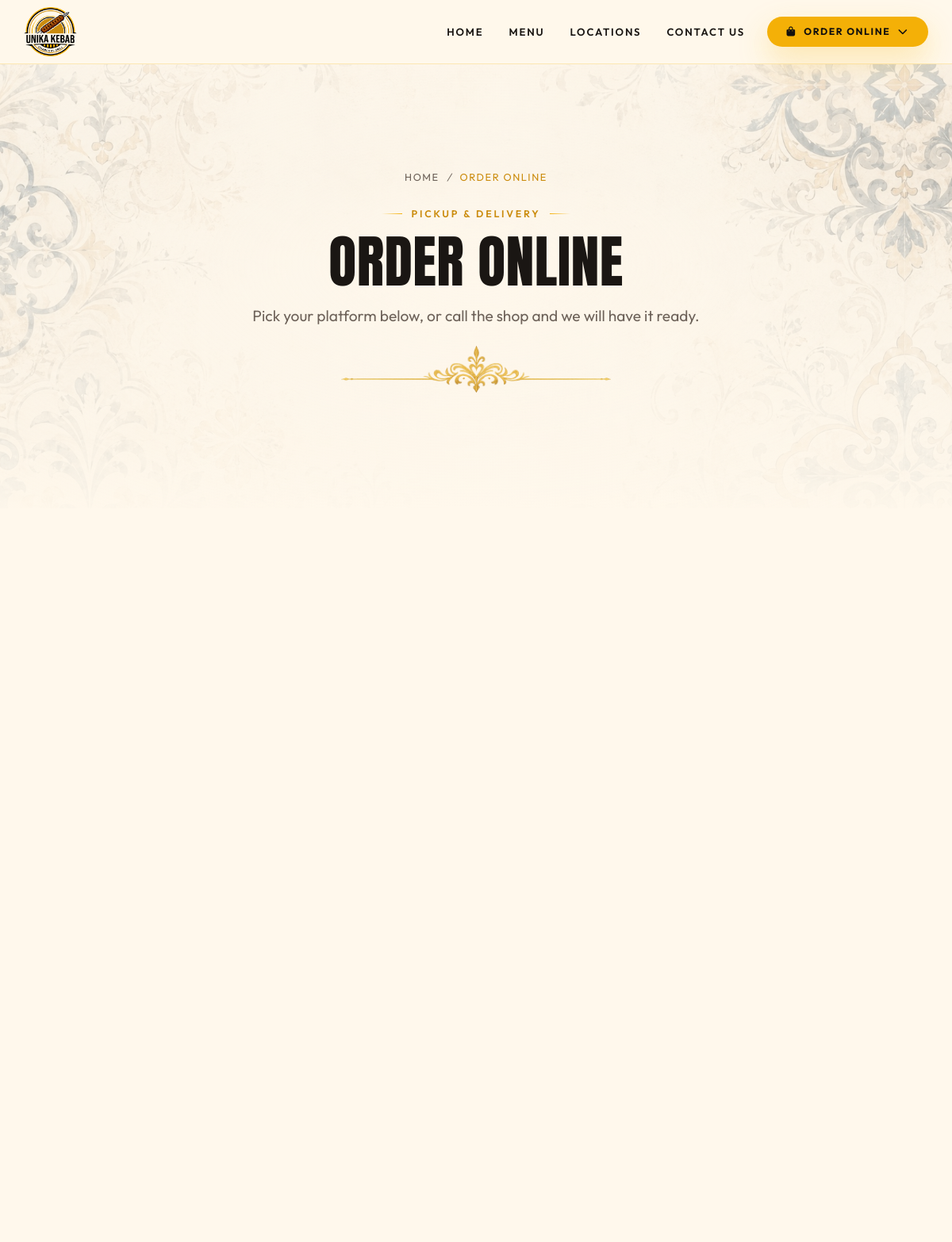
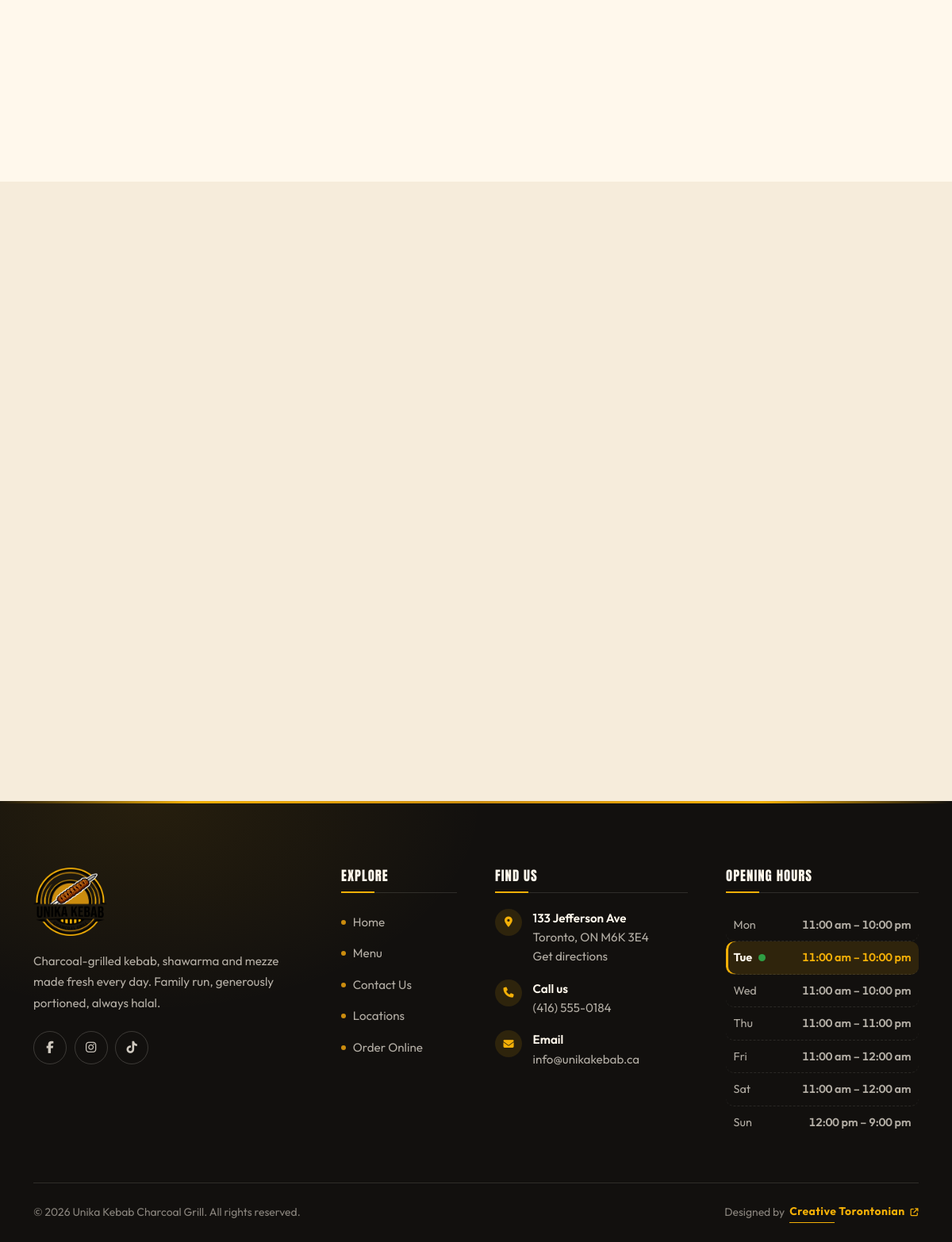
The app's page /order.php with its own data (2 pictures, top to bottom).
### tables this page shows
CREATE TABLE store (
  id            INT AUTO_INCREMENT PRIMARY KEY,
  name          VARCHAR(150) NOT NULL DEFAULT 'Unika Kebab',
  tagline       VARCHAR(200) NULL,
  address_line1 VARCHAR(200) NULL,
  address_line2 VARCHAR(200) NULL,
  city          VARCHAR(100) NULL,
  province      VARCHAR(100) NULL,
  postal_code   VARCHAR(20)  NULL,
  country       VARCHAR(100) NULL DEFAULT 'Canada',
  phone         VARCHAR(40)  NULL,
  whatsapp      VARCHAR(40)  NULL,
  email         VARCHAR(150) NULL,
  latitude      DECIMAL(10,7) NULL,
  longitude     DECIMAL(10,7) NULL,
  map_zoom      TINYINT NOT NULL DEFAULT 16,
  directions_note TEXT NULL,
  parking_note  TEXT NULL,
  photo         VARCHAR(255) NULL,
  facebook      VARCHAR(255) NULL,
  instagram     VARCHAR(255) NULL,
  twitter       VARCHAR(255) NULL,
  tiktok        VARCHAR(255) NULL,
  youtube       VARCHAR(255) NULL,
  updated_at    TIMESTAMP NOT NULL DEFAULT CURRENT_TIMESTAMP ON UPDATE CURRENT_TIMESTAMP
);

### includes/functions.php (called while the page is built, shortened)
<?php
function e($value): string
{
    return htmlspecialchars((string)$value, ENT_QUOTES | ENT_SUBSTITUTE, 'UTF-8');
}
function clean_path(string $path): string
{
    $cut    = strcspn($path, '?#');
    $suffix = substr($path, $cut);
    $path   = substr($path, 0, $cut);
    if (substr_compare($path, '.php', -4, 4, true) === 0) {
        $path = substr($path, 0, -4);
        $path = preg_replace('#(^|/)index$#i', '$1', $path);
    }
    return $path . $suffix;
}
function url(string $path = ''): string
{
    if (preg_match('#^(https?:|mailto:|tel:|//|\#)#i', $path)) {
        return $path;
    }
    return BASE_URL . '/' . ltrim(clean_path($path), '/');
}
function img(?string $path, string $fallback = 'assets/img/placeholder.svg'): string
{
    $path = trim((string)$path);
    return url($path);
}
function phone_href(?string $phone): string
{
    $digits = preg_replace('/[^0-9+]/', '', (string)$phone);
    return 'tel:' . $digits;
}
function setting(string $key, string $default = ''): string
{
    static $cache = null;
    if ($cache === null) {
        $cache = [];
        foreach (db_all('SELECT setting_key, setting_value FROM settings') as $row) {
            $cache[$row['setting_key']] = (string)$row['setting_value'];
        }
    }
    $value = $cache[$key] ?? null;
    return ($value === null || $value === '') ? $default : $value;
}
function store(): array
{
    static $store = null;
    if ($store === null) {
        $store = db_one('SELECT * FROM store WHERE id = 1') ?? [];
    }
    return $store;
}
function store_address(string $separator = ', '): string
{
    $s     = store();
    $parts = array_filter([
        $s['address_line1'] ?? '',
        $s['address_line2'] ?? '',
        $s['city'] ?? '',
        trim(($s['province'] ?? '') . ' ' . ($s['postal_code'] ?? '')),
        $s['country'] ?? '',
    ], fn($p) => trim((string)$p) !== '');
    return implode($separator, $parts);
}
function store_map_share_url(string $fallback = ''): string
{
    $url    = trim(setting('store_map_share_url'));
    return $fallback;
}
function store_socials(): array
{
    $s   = store();
    $map = [
        'facebook'  => ['Facebook',  'fa-brands fa-facebook-f'],
        'instagram' => ['Instagram', 'fa-brands fa-instagram'],
        'twitter'   => ['X',         'fa-brands fa-x-twitter'],
        'tiktok'    => ['TikTok',    'fa-brands fa-tiktok'],
        'youtube'   => ['YouTube',   'fa-brands fa-youtube'],
    ];
    $out = [];
    foreach ($map as $key => [$label, $icon]) {
        if (!empty($s[$key])) {
            $out[] = ['key' => $key, 'label' => $label, 'icon' => $icon, 'url' => $s[$key]];
        }
    }
    return $out;
}
function day_names(bool $short = false): array
{
    return $short
        ? ['Mon', 'Tue', 'Wed', 'Thu', 'Fri', 'Sat', 'Sun']
        : ['Monday', 'Tuesday', 'Wednesday', 'Thursday', 'Friday', 'Saturday', 'Sunday'];
}
function store_hours(): array
{
    static $hours = null;
    if ($hours === null) {
        $hours = [];
        foreach (db_all('SELECT * FROM store_hours WHERE store_id = 1 ORDER BY day_index') as $row) {
            $hours[(int)$row['day_index']] = $row;
        }
        for ($i = 0; $i < 7; $i++) {
            if (!isset($hours[$i])) {
                $hours[$i] = ['day_index' => $i, 'is_closed' => 1, 'open_time' => null, 'close_time' => null, 'note' => null];
            }
        }
        ksort($hours);
    }
    return $hours;
}
function fmt_time(?string $time): string
{
    $ts = strtotime($time);
    if (date('H:i', $ts) === '23:59') {
        return '12:00 am';
    }
    return strtolower(date('g:i a', $ts));
}
function fmt_day_hours(array $row): string
{
    return fmt_time($row['open_time']) . ' – ' . fmt_time($row['close_time']);
}
function store_hours_days(): array
{
    $long     = day_names();
    $short    = day_names(true);
    $todayIdx = (int)date('N') - 1;
    $out      = [];
    foreach (store_hours() as $i => $row) {
        $closed = !empty($row['is_closed']) || empty($row['open_time']);
        $out[] = [
            'index'    => $i,
            'day'      => $long[$i],
            'short'    => $short[$i],
            'hours'    => fmt_day_hours($row),
            'open'     => $closed ? '' : fmt_time($row['open_time']),
            'close'    => $closed ? '' : fmt_time($row['close_time']),
            'closed'   => $closed,
            'note'     => trim((string)($row['note'] ?? '')),
            'is_today' => $i === $todayIdx,
        ];
    }
    return $out;
}
function store_open_status(): array
{
    $rows     = store_hours();
    $todayIdx = (int)date('N') - 1;
    $today    = $rows[$todayIdx] ?? null;
    $now      = time();
    if ($today && empty($today['is_closed']) && !empty($today['open_time'])) {
        $open  = strtotime(date('Y-m-d ') . $today['open_time']);
        $close = strtotime(date('Y-m-d ') . $today['close_time']);
        if ($now >= $open && $now <= $close) {
            return [true, 'Open now until ' . fmt_time($today['close_time'])];
        }
    }
    return [false, 'Closed'];
}
function order_links(bool $activeOnly = true): array
{
    $where = $activeOnly ? 'WHERE is_active = 1' : '';
    return db_all("SELECT * FROM order_links $where ORDER BY sort_order, id");
}

### includes/db.php (called while the page is built, shortened)
<?php
function db(): PDO
{
    static $pdo = null;
    if ($pdo === null) {
        $dsn = 'mysql:host=' . DB_HOST . ';dbname=' . DB_NAME . ';charset=' . DB_CHARSET;
        try {
            $pdo = new PDO($dsn, DB_USER, DB_PASS, [
                PDO::ATTR_ERRMODE            => PDO::ERRMODE_EXCEPTION,
                PDO::ATTR_DEFAULT_FETCH_MODE => PDO::FETCH_ASSOC,
                PDO::ATTR_EMULATE_PREPARES   => false,
            ]);
        } catch (PDOException $e) {
            if (DEBUG_MODE) {
                die('<h2 style="font:16px system-ui;padding:2rem">Database connection failed</h2>'
                  . '<pre style="font:13px ui-monospace;padding:0 2rem;color:#b00">'
                  . htmlspecialchars($e->getMessage())
                  . "\n\nRun:  mysql -u root &lt; sql/schema.sql</pre>");
            }
            die('Service temporarily unavailable.');
        }
    }
    return $pdo;
}
function db_all(string $sql, array $params = []): array
{
    $stmt = db()->prepare($sql);
    $stmt->execute($params);
    return $stmt->fetchAll();
}
function db_one(string $sql, array $params = []): ?array
{
    $stmt = db()->prepare($sql);
    $stmt->execute($params);
    $row = $stmt->fetch();
    return $row === false ? null : $row;
}

### order.php (the view, shortened to what this page needs)
<?php
$store   = store();
$links   = order_links();
[$openNow, $openText] = store_open_status();
$hero = [
    'eyebrow' => setting('order_hero_eyebrow', 'Pickup & delivery'),
    'title'   => setting('order_hero_title', 'Order online'),
    'text'    => setting('order_hero_text'),
    'image'   => 'assets/img/hero-home.jpg',
    'crumb'   => 'Order Online',
];
require __DIR__ . '/includes/header.php';
require __DIR__ . '/includes/hero.php';
?>
<section class="section section--cream">
  <div class="container">
    <?php if ($links): ?>
      <div class="row g-4">
      </div>
    <?php endif; ?>
  </div>
</section>
<section class="section section--cream-2">
  <div class="container">
    <div class="row g-4">
    </div>
  </div>
</section>
<?php require __DIR__ . '/includes/footer.php'; ?>

### includes/footer.php (shortened to what this page needs)
<?php
$s         = store();
$socials   = store_socials();
$hours     = store_hours_days();
$siteName  = setting('site_name', 'Unika Kebab');
$footerLogo = setting('footer_logo', setting('logo', 'assets/img/logo.png'));
$mapsQuery = urlencode(trim(($s['name'] ?? '') . ' ' . store_address(' ')));
$mapsUrl   = store_map_share_url('https://www.google.com/maps/search/?api=1&query=' . $mapsQuery);
?>
</main>
<footer class="u-foot">
  <div class="container">
    <div class="row g-4 g-lg-5">
      <div class="col-lg-4 col-md-6">
        <img class="u-foot__logo"
             src="<?= e(img($footerLogo, setting('logo', 'assets/img/logo.png'))) ?>"
             alt="<?= e($siteName) ?>">
        <p class="u-foot__about"><?= e(setting('footer_about')) ?></p>
        <?php if ($socials): ?>
          <div class="social-row">
            <?php foreach ($socials as $social): ?>
              <a href="<?= e($social['url']) ?>" target="_blank" rel="noopener"
                 aria-label="<?= e($siteName . ' on ' . $social['label']) ?>" title="<?= e($social['label']) ?>">
                <i class="<?= e($social['icon']) ?>" aria-hidden="true"></i>
              </a>
            <?php endforeach; ?>
          </div>
        <?php endif; ?>
      </div>
      <div class="col-lg-2 col-md-6 col-6">
        <h2 class="u-foot__title">Explore</h2>
        <ul class="u-foot__links">
          <li><a href="<?= e(url('index.php')) ?>">Home</a></li>
          <li><a href="<?= e(url('menu.php')) ?>">Menu</a></li>
          <li><a href="<?= e(url('contact.php')) ?>">Contact Us</a></li>
          <li><a href="<?= e(url('locations.php')) ?>">Locations</a></li>
          <li><a href="<?= e(url('order.php')) ?>">Order Online</a></li>
        </ul>
      </div>
      <div class="col-lg-3 col-md-6 col-6">
        <h2 class="u-foot__title">Find us</h2>
        <ul class="u-foot__contact">
          <?php if (store_address() !== ''): ?>
            <li>
              <i class="fa-solid fa-location-dot" aria-hidden="true"></i>
              <span>
                <strong><?= e($s['address_line1'] ?? '') ?></strong>
                <?= e(trim(($s['city'] ?? '') . ', ' . ($s['province'] ?? '') . ' ' . ($s['postal_code'] ?? ''), ' ,')) ?>
                <br>
                <a href="<?= e($mapsUrl) ?>"
                   target="_blank" rel="noopener">Get directions</a>
              </span>
            </li>
          <?php endif; ?>
          <?php if (!empty($s['phone'])): ?>
            <li>
              <i class="fa-solid fa-phone" aria-hidden="true"></i>
              <span><strong>Call us</strong><a href="<?= e(phone_href($s['phone'])) ?>"><?= e($s['phone']) ?></a></span>
            </li>
          <?php endif; ?>
          <?php if (!empty($s['email'])): ?>
            <li>
              <i class="fa-solid fa-envelope" aria-hidden="true"></i>
              <span><strong>Email</strong><a href="mailto:<?= e($s['email']) ?>"><?= e($s['email']) ?></a></span>
            </li>
          <?php endif; ?>
        </ul>
      </div>
      <div class="col-lg-3 col-md-6">
        <h2 class="u-foot__title">Opening hours</h2>
        <ul class="hours-list">
          <?php foreach ($hours as $row): ?>
            <li class="<?= $row['is_today'] ? 'is-today' : '' ?><?= $row['closed'] ? ' is-closed-day' : '' ?>">
              <span class="hours-list__day">
                <?= e($row['short']) ?>
                <?php if ($row['is_today']): ?>
                  <span class="hours-list__dot" aria-hidden="true"></span>
                <?php endif; ?>
              </span>
              <span class="hours-list__time <?= $row['closed'] ? 'is-closed' : '' ?>"><?= e($row['hours']) ?></span>
            </li>
          <?php endforeach; ?>
        </ul>
      </div>
    </div>
    <div class="u-foot__bar">
      <div class="row align-items-center g-2">
        <div class="col-md-7">
          &copy; <span data-year><?= date('Y') ?></span> <?= e(setting('footer_copyright', $siteName . '. All rights reserved.')) ?>
        </div>
        <div class="col-md-5 text-md-end">
          <span class="u-foot__credit">
            Designed by
            <a href="https://creativetorontonian.ca" target="_blank" rel="noopener noreferrer">
              Creative Torontonian <i class="fa-solid fa-arrow-up-right-from-square" aria-hidden="true"></i>
            </a>
          </span>
        </div>
      </div>
    </div>
  </div>
</footer>
</body>
</html>

### records on screen
store: address_line1 "133 Jefferson Ave", city+province+postal_code "Toronto, ON M6K 3E4", phone "(416) 555-0184", email "info@unikakebab.ca"

### other values on screen
$hero['crumb'] "ORDER ONLINE"
$hero['eyebrow'] "PICKUP & DELIVERY"
$hero['title'] "ORDER ONLINE"
$hero['text'] "Pick your platform below, or call the shop and we will have it ready."
setting('footer_about') "Charcoal-grilled kebab, shawarma and mezze made fresh every day. Family run, generously portioned, always halal."
$row['short'] "Mon"
$row['hours'] "11:00 am – 10:00 pm"
$row['short'] "Tue"
$row['short'] "Wed"
$row['short'] "Thu"
$row['hours'] "11:00 am – 11:00 pm"
$row['short'] "Fri"
$row['hours'] "11:00 am – 12:00 am"
$row['short'] "Sat"
$row['short'] "Sun"
